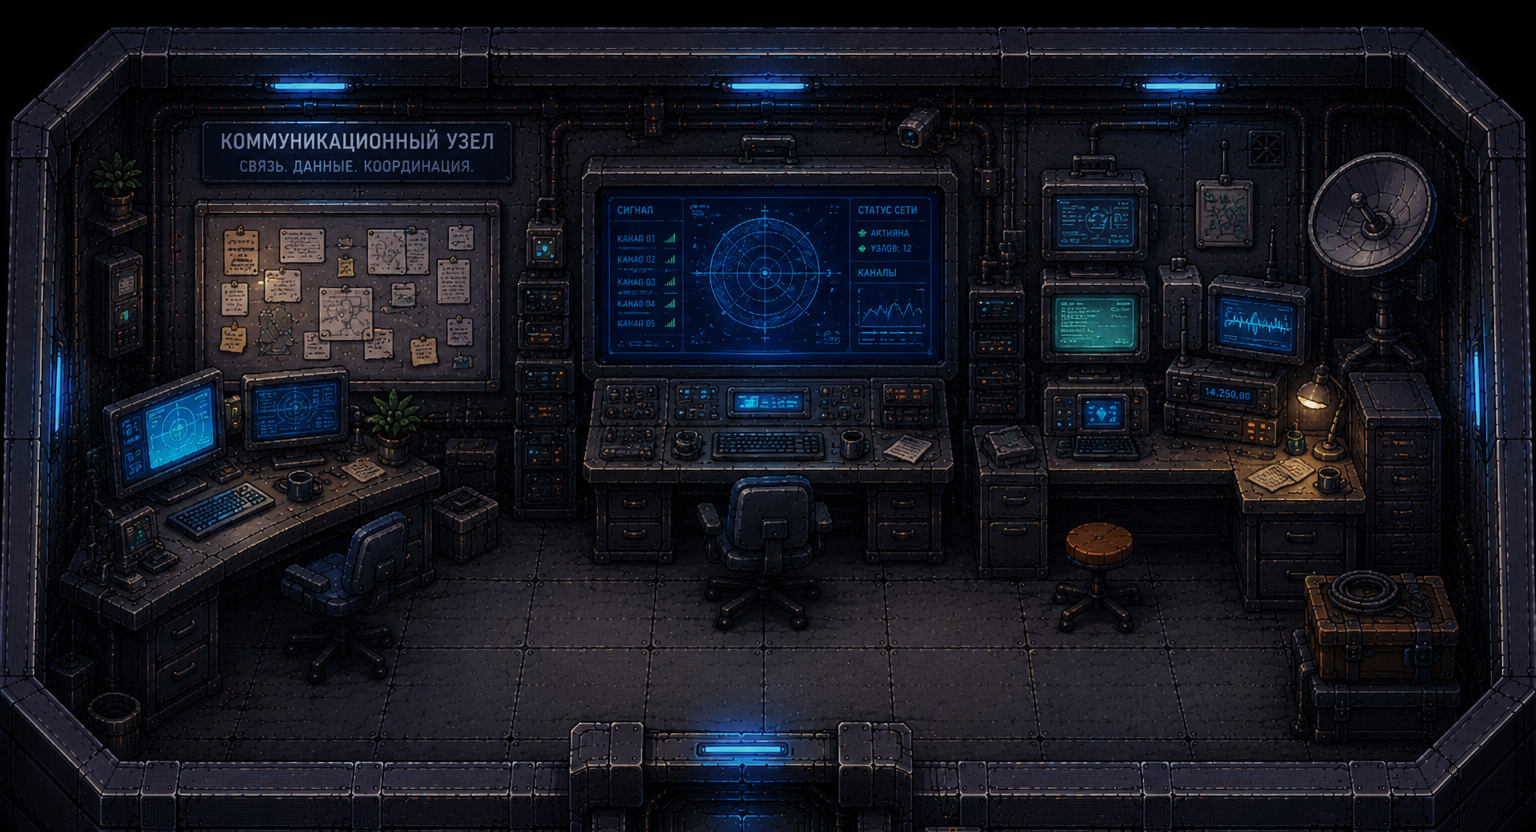

Tiled map render using the project's own tile images. Description and the whole map definition, tile-layer contents included, below:
An orthogonal 48x26 tile map with 32x32 px tiles, 1 tile layer (Слой тайлов 1), 2 tilesets and 1 object (exit1).

<map version="1.10" tiledversion="1.12.1" orientation="orthogonal" renderorder="right-down" width="48" height="26" tilewidth="32" tileheight="32" infinite="0" nextlayerid="4" nextobjectid="2">
 <tileset firstgid="1" name="k3" tilewidth="32" tileheight="32" tilecount="1536" columns="48">
  <image source="k3.png" width="1536" height="1024" />
 </tileset>
 <tileset firstgid="1537" name="book1" tilewidth="152" tileheight="152" tilecount="20" columns="4">
  <image source="../item/book1.png" width="688" height="853" />
 </tileset>
 <layer id="1" name="Слой тайлов 1" width="48" height="26">
  <data encoding="csv">
1,2,3,4,5,6,7,8,9,10,11,12,13,14,15,16,17,18,19,20,21,22,23,24,25,26,27,28,29,30,31,32,33,34,35,36,37,38,39,40,41,42,43,44,45,46,47,48,
49,50,51,52,53,54,55,56,57,58,59,60,61,62,63,64,65,66,67,68,69,70,71,72,73,74,75,76,77,78,79,80,81,82,83,84,85,86,87,88,89,90,91,92,93,94,95,96,
97,98,99,100,101,102,103,104,105,106,107,108,109,110,111,112,113,114,115,116,117,118,119,120,121,122,123,124,125,126,127,128,129,130,131,132,133,134,135,136,137,138,139,140,141,142,143,144,
145,146,147,148,149,150,151,152,153,154,155,156,157,158,159,160,161,162,163,164,165,166,167,168,169,170,171,172,173,174,175,176,177,178,179,180,181,182,183,184,185,186,187,188,189,190,191,192,
193,194,195,196,197,198,199,200,201,202,203,204,205,206,207,208,209,210,211,212,213,214,215,216,217,218,219,220,221,222,223,224,225,226,227,228,229,230,231,232,233,234,235,236,237,238,239,240,
241,242,243,244,245,246,247,248,249,250,251,252,253,254,255,256,257,258,259,260,261,262,263,264,265,266,267,268,269,270,271,272,273,274,275,276,277,278,279,280,281,282,283,284,285,286,287,288,
289,290,291,292,293,294,295,296,297,298,299,300,301,302,303,304,305,306,307,308,309,310,311,312,313,314,315,316,317,318,319,320,321,322,323,324,325,326,327,328,329,330,331,332,333,334,335,336,
337,338,339,340,341,342,343,344,345,346,347,348,349,350,351,352,353,354,355,356,357,358,359,360,361,362,363,364,365,366,367,368,369,370,371,372,373,374,375,376,377,378,379,380,381,382,383,384,
385,386,387,388,389,390,391,392,393,394,395,396,397,398,399,400,401,402,403,404,405,406,407,408,409,410,411,412,413,414,415,416,417,418,419,420,421,422,423,424,425,426,427,428,429,430,431,432,
433,434,435,436,437,438,439,440,441,442,443,444,445,446,447,448,449,450,451,452,453,454,455,456,457,458,459,460,461,462,463,464,465,466,467,468,469,470,471,472,473,474,475,476,477,478,479,480,
481,482,483,484,485,486,487,488,489,490,491,492,493,494,495,496,497,498,499,500,501,502,503,504,505,506,507,508,509,510,511,512,513,514,515,516,517,518,519,520,521,522,523,524,525,526,527,528,
529,530,531,532,533,534,535,536,537,538,539,540,541,542,543,544,545,546,547,548,549,550,551,552,553,554,555,556,557,558,559,560,561,562,563,564,565,566,567,568,569,570,571,572,573,574,575,576,
577,578,579,580,581,582,583,584,585,586,587,588,589,590,591,592,593,594,595,596,597,598,599,600,601,602,603,604,605,606,607,608,609,610,611,612,613,614,615,616,617,618,619,620,621,622,623,624,
625,626,627,628,629,630,631,632,633,634,635,636,637,638,639,640,641,642,643,644,645,646,647,648,649,650,651,652,653,654,655,656,657,658,659,660,661,662,663,664,665,666,667,668,669,670,671,672,
673,674,675,676,677,678,679,680,681,682,683,684,685,686,687,688,689,690,691,692,693,694,695,696,697,698,699,700,701,702,703,704,705,706,707,708,709,710,711,712,713,714,715,716,717,718,719,720,
721,722,723,724,725,726,727,728,729,730,731,732,733,734,735,736,737,738,739,740,741,742,743,744,745,746,747,748,749,750,751,752,753,754,755,756,757,758,759,760,761,762,763,764,765,766,767,768,
769,770,771,772,773,774,775,776,777,778,779,780,781,782,783,784,785,786,787,788,789,790,791,792,793,794,795,796,797,798,799,800,801,802,803,804,805,806,807,808,809,810,811,812,813,814,815,816,
817,818,819,820,821,822,823,824,825,826,827,828,829,830,831,832,833,834,835,836,837,838,839,840,841,842,843,844,845,846,847,848,849,850,851,852,853,854,855,856,857,858,859,860,861,862,863,864,
865,866,867,868,869,870,871,872,873,874,875,876,877,878,879,880,881,882,883,884,885,886,887,888,889,890,891,892,893,894,895,896,897,898,899,900,901,902,903,904,905,906,907,908,909,910,911,912,
913,914,915,916,917,918,919,920,921,922,923,924,925,926,927,928,929,930,931,932,933,934,935,936,937,938,939,940,941,942,943,944,945,946,947,948,949,950,951,952,953,954,955,956,957,958,959,960,
961,962,963,964,965,966,967,968,969,970,971,972,973,974,975,976,977,978,979,980,981,982,983,984,985,986,987,988,989,990,991,992,993,994,995,996,997,998,999,1000,1001,1002,1003,1004,1005,1006,1007,1008,
1009,1010,1011,1012,1013,1014,1015,1016,1017,1018,1019,1020,1021,1022,1023,1024,1025,1026,1027,1028,1029,1030,1031,1032,1033,1034,1035,1036,1037,1038,1039,1040,1041,1042,1043,1044,1045,1046,1047,1048,1049,1050,1051,1052,1053,1054,1055,1056,
1057,1058,1059,1060,1061,1062,1063,1064,1065,1066,1067,1068,1069,1070,1071,1072,1073,1074,1075,1076,1077,1078,1079,1080,1081,1082,1083,1084,1085,1086,1087,1088,1089,1090,1091,1092,1093,1094,1095,1096,1097,1098,1099,1100,1101,1102,1103,1104,
1105,1106,1107,1108,1109,1110,1111,1112,1113,1114,1115,1116,1117,1118,1119,1120,1121,1122,1123,1124,1125,1126,1127,1128,1129,1130,1131,1132,1133,1134,1135,1136,1137,1138,1139,1140,1141,1142,1143,1144,1145,1146,1147,1148,1149,1150,1151,1152,
1153,1154,1155,1156,1157,1158,1159,1160,1161,1162,1163,1164,1165,1166,1167,1168,1169,1170,1171,1172,1173,1174,1175,1176,1177,1178,1179,1180,1181,1182,1183,1184,1185,1186,1187,1188,1189,1190,1191,1192,1193,1194,1195,1196,1197,1198,1199,1200,
1201,1202,1203,1204,1205,1206,1207,1208,1209,1210,1211,1212,1213,1214,1215,1216,1217,1218,1219,1220,1221,1222,1223,1224,1225,1226,1227,1228,1229,1230,1231,1232,1233,1234,1235,1236,1237,1238,1239,1240,1241,1242,1243,1244,1245,1246,1247,1248
</data>
 </layer>
 <objectgroup id="3" name="exit">
  <object id="1" name="exit1" x="606" y="658" width="272" height="154" />
 </objectgroup>
</map>
